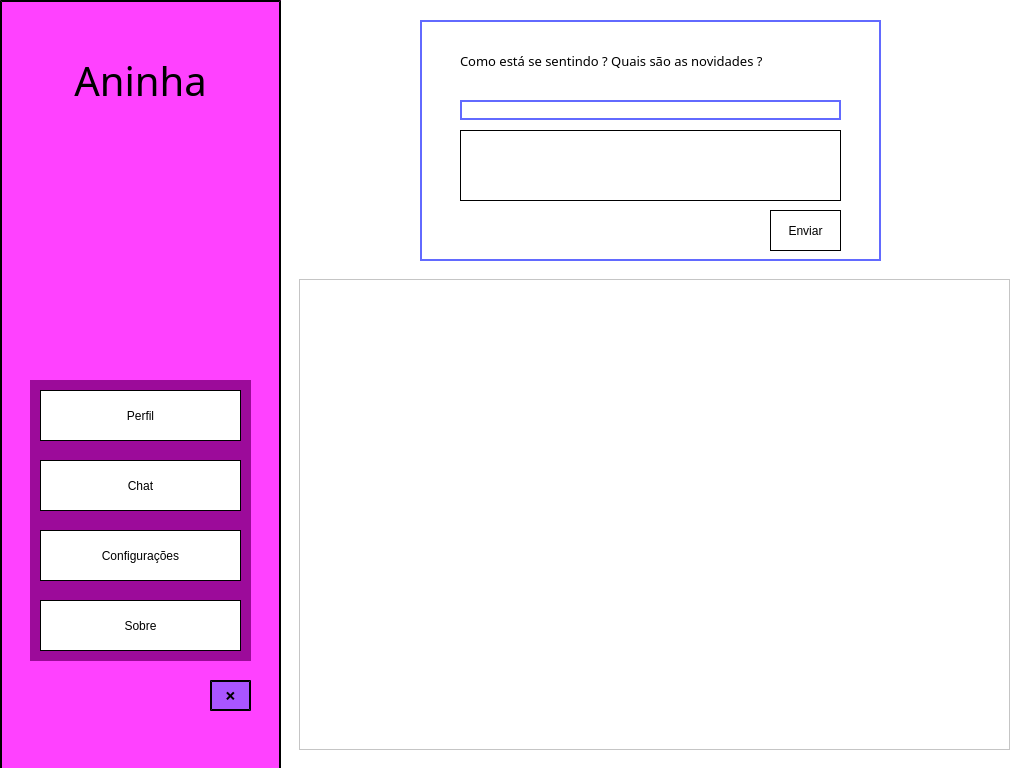
<?xml version="1.0" encoding="UTF-8"?>
<ui version="4.0">
 <class>MainWindow</class>
 <widget class="QMainWindow" name="MainWindow">
  <property name="geometry">
   <rect>
    <x>0</x>
    <y>0</y>
    <width>1024</width>
    <height>768</height>
   </rect>
  </property>
  <property name="windowTitle">
   <string>MainWindow</string>
  </property>
  <property name="styleSheet">
   <string notr="true">background-color: rgb(255, 255, 255);</string>
  </property>
  <widget class="QWidget" name="centralwidget">
   <widget class="QWidget" name="sideBar" native="true">
    <property name="geometry">
     <rect>
      <x>0</x>
      <y>0</y>
      <width>281</width>
      <height>771</height>
     </rect>
    </property>
    <property name="cursor">
     <cursorShape>PointingHandCursor</cursorShape>
    </property>
    <property name="autoFillBackground">
     <bool>false</bool>
    </property>
    <property name="styleSheet">
     <string notr="true">background-color: rgb(255, 65, 255);
border: 2px double rgb(0, 0, 0);</string>
    </property>
    <widget class="QLabel" name="profilePhoto">
     <property name="geometry">
      <rect>
       <x>36</x>
       <y>150</y>
       <width>211</width>
       <height>201</height>
      </rect>
     </property>
     <property name="styleSheet">
      <string notr="true">border: none</string>
     </property>
     <property name="text">
      <string/>
     </property>
     <property name="pixmap">
      <pixmap resource="../resources.qrc">:/assets/defaultIcon.png</pixmap>
     </property>
     <property name="scaledContents">
      <bool>true</bool>
     </property>
    </widget>
    <widget class="QWidget" name="options" native="true">
     <property name="geometry">
      <rect>
       <x>30</x>
       <y>380</y>
       <width>221</width>
       <height>281</height>
      </rect>
     </property>
     <property name="styleSheet">
      <string notr="true">background-color: rgb(156, 11, 154);
border: none;</string>
     </property>
     <widget class="QPushButton" name="toProfile">
      <property name="geometry">
       <rect>
        <x>10</x>
        <y>10</y>
        <width>201</width>
        <height>51</height>
       </rect>
      </property>
      <property name="styleSheet">
       <string notr="true">border: 1px solid rgb(0, 0, 0);
background-color: rgb(255, 255, 255);</string>
      </property>
      <property name="text">
       <string>Perfil</string>
      </property>
     </widget>
     <widget class="QPushButton" name="toChat">
      <property name="geometry">
       <rect>
        <x>10</x>
        <y>80</y>
        <width>201</width>
        <height>51</height>
       </rect>
      </property>
      <property name="styleSheet">
       <string notr="true">border: 1px solid rgb(0, 0, 0);
background-color: rgb(255, 255, 255);</string>
      </property>
      <property name="text">
       <string>Chat</string>
      </property>
     </widget>
     <widget class="QPushButton" name="toSettings">
      <property name="geometry">
       <rect>
        <x>10</x>
        <y>150</y>
        <width>201</width>
        <height>51</height>
       </rect>
      </property>
      <property name="styleSheet">
       <string notr="true">border: 1px solid rgb(0, 0, 0);
background-color: rgb(255, 255, 255);</string>
      </property>
      <property name="text">
       <string>Configurações</string>
      </property>
     </widget>
     <widget class="QPushButton" name="about">
      <property name="geometry">
       <rect>
        <x>10</x>
        <y>220</y>
        <width>201</width>
        <height>51</height>
       </rect>
      </property>
      <property name="styleSheet">
       <string notr="true">border: 1px solid rgb(0, 0, 0);
background-color: rgb(255, 255, 255);</string>
      </property>
      <property name="text">
       <string>Sobre</string>
      </property>
     </widget>
    </widget>
    <widget class="QLabel" name="username">
     <property name="geometry">
      <rect>
       <x>10</x>
       <y>60</y>
       <width>261</width>
       <height>41</height>
      </rect>
     </property>
     <property name="font">
      <font>
       <family>Impact</family>
       <pointsize>30</pointsize>
      </font>
     </property>
     <property name="styleSheet">
      <string notr="true">border: none</string>
     </property>
     <property name="text">
      <string>Aninha</string>
     </property>
     <property name="scaledContents">
      <bool>false</bool>
     </property>
     <property name="alignment">
      <set>Qt::AlignCenter</set>
     </property>
    </widget>
    <widget class="QPushButton" name="logoutButton">
     <property name="geometry">
      <rect>
       <x>210</x>
       <y>680</y>
       <width>41</width>
       <height>31</height>
      </rect>
     </property>
     <property name="styleSheet">
      <string notr="true">background-color: rgb(170, 85, 255);</string>
     </property>
     <property name="text">
      <string>❌</string>
     </property>
    </widget>
   </widget>
   <widget class="QLabel" name="background">
    <property name="geometry">
     <rect>
      <x>0</x>
      <y>0</y>
      <width>1024</width>
      <height>768</height>
     </rect>
    </property>
    <property name="font">
     <font>
      <family>MS Serif</family>
     </font>
    </property>
    <property name="text">
     <string/>
    </property>
    <property name="pixmap">
     <pixmap resource="../resources.qrc">:/assets/mainBackground.jpg</pixmap>
    </property>
    <property name="scaledContents">
     <bool>true</bool>
    </property>
   </widget>
   <widget class="QFrame" name="frame">
    <property name="geometry">
     <rect>
      <x>420</x>
      <y>20</y>
      <width>461</width>
      <height>241</height>
     </rect>
    </property>
    <property name="styleSheet">
     <string notr="true">border: 2px solid rgb(98, 106, 255);</string>
    </property>
    <property name="frameShape">
     <enum>QFrame::StyledPanel</enum>
    </property>
    <property name="frameShadow">
     <enum>QFrame::Raised</enum>
    </property>
    <widget class="QTextEdit" name="postText">
     <property name="geometry">
      <rect>
       <x>40</x>
       <y>110</y>
       <width>381</width>
       <height>71</height>
      </rect>
     </property>
     <property name="styleSheet">
      <string notr="true">border: 1px solid;</string>
     </property>
    </widget>
    <widget class="QLabel" name="label">
     <property name="geometry">
      <rect>
       <x>40</x>
       <y>25</y>
       <width>381</width>
       <height>31</height>
      </rect>
     </property>
     <property name="font">
      <font>
       <family>Gadugi</family>
       <pointsize>10</pointsize>
      </font>
     </property>
     <property name="styleSheet">
      <string notr="true">border: none</string>
     </property>
     <property name="text">
      <string>Como está se sentindo ? Quais são as novidades ?</string>
     </property>
    </widget>
    <widget class="QPushButton" name="sendPost">
     <property name="geometry">
      <rect>
       <x>350</x>
       <y>190</y>
       <width>71</width>
       <height>41</height>
      </rect>
     </property>
     <property name="styleSheet">
      <string notr="true">border: 1px solid;</string>
     </property>
     <property name="text">
      <string>Enviar</string>
     </property>
    </widget>
    <widget class="QLineEdit" name="postTitle">
     <property name="geometry">
      <rect>
       <x>40</x>
       <y>80</y>
       <width>381</width>
       <height>20</height>
      </rect>
     </property>
    </widget>
   </widget>
   <widget class="QScrollArea" name="postsPanel">
    <property name="geometry">
     <rect>
      <x>299</x>
      <y>279</y>
      <width>711</width>
      <height>471</height>
     </rect>
    </property>
    <property name="widgetResizable">
     <bool>true</bool>
    </property>
    <property name="alignment">
     <set>Qt::AlignCenter</set>
    </property>
    <widget class="QWidget" name="posts">
     <property name="geometry">
      <rect>
       <x>0</x>
       <y>0</y>
       <width>709</width>
       <height>469</height>
      </rect>
     </property>
     <widget class="QWidget" name="verticalLayoutWidget">
      <property name="geometry">
       <rect>
        <x>0</x>
        <y>0</y>
        <width>711</width>
        <height>471</height>
       </rect>
      </property>
      <layout class="QVBoxLayout" name="postsLayout">
       <property name="sizeConstraint">
        <enum>QLayout::SetDefaultConstraint</enum>
       </property>
       <property name="leftMargin">
        <number>50</number>
       </property>
      </layout>
     </widget>
    </widget>
   </widget>
   <zorder>background</zorder>
   <zorder>sideBar</zorder>
   <zorder>frame</zorder>
   <zorder>postsPanel</zorder>
  </widget>
 </widget>
 <resources>
  <include location="../resources.qrc"/>
 </resources>
 <connections/>
</ui>
